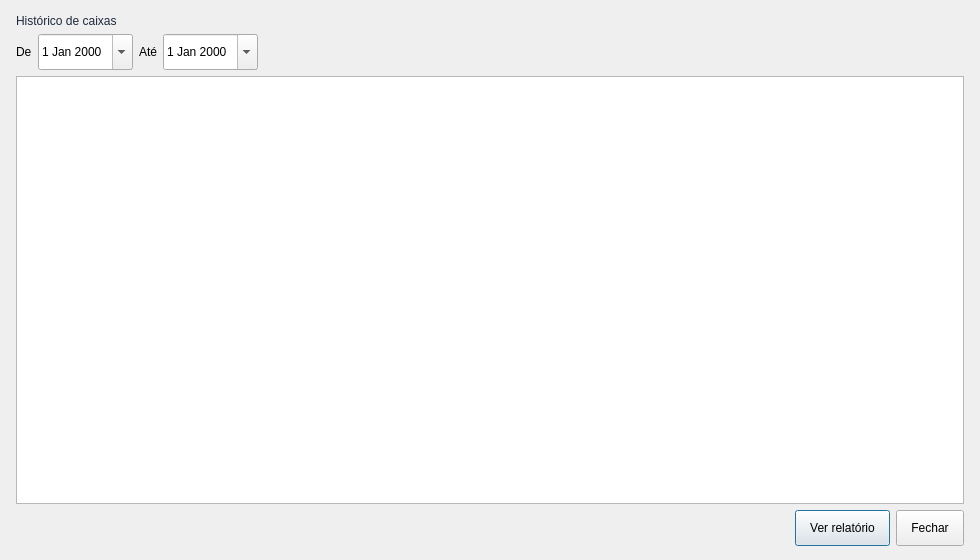
<?xml version="1.0" encoding="UTF-8"?>
<ui version="4.0">
 <class>HistoricoCaixas</class>
 <widget class="QDialog" name="HistoricoCaixas">
  <property name="geometry">
   <rect>
    <x>0</x>
    <y>0</y>
    <width>980</width>
    <height>560</height>
   </rect>
  </property>
  <property name="windowTitle">
   <string>Histórico de caixas</string>
  </property>
  <property name="styleSheet">
   <string notr="true">QLabel#Lbl_Titulo { font: 700 14pt &quot;Ubuntu&quot;; color: rgb(30, 41, 59); }
QDateEdit { min-height: 30px; }
QPushButton { min-height: 34px; padding: 0 14px; }
QTableView { alternate-background-color: #f1f5f9; }</string>
  </property>
  <layout class="QVBoxLayout" name="verticalLayout">
   <property name="leftMargin">
    <number>16</number>
   </property>
   <property name="topMargin">
    <number>14</number>
   </property>
   <property name="rightMargin">
    <number>16</number>
   </property>
   <property name="bottomMargin">
    <number>14</number>
   </property>
   <item>
    <widget class="QLabel" name="Lbl_Titulo">
     <property name="text">
      <string>Histórico de caixas</string>
     </property>
    </widget>
   </item>
   <item>
    <layout class="QHBoxLayout" name="hlFiltro">
     <item>
      <widget class="QLabel" name="label">
       <property name="text">
        <string>De</string>
       </property>
      </widget>
     </item>
     <item>
      <widget class="QDateEdit" name="DateEdt_De">
       <property name="calendarPopup">
        <bool>true</bool>
       </property>
      </widget>
     </item>
     <item>
      <widget class="QLabel" name="label_2">
       <property name="text">
        <string>Até</string>
       </property>
      </widget>
     </item>
     <item>
      <widget class="QDateEdit" name="DateEdt_Ate">
       <property name="calendarPopup">
        <bool>true</bool>
       </property>
      </widget>
     </item>
     <item>
      <spacer name="horizontalSpacer_2">
       <property name="orientation">
        <enum>Qt::Orientation::Horizontal</enum>
       </property>
       <property name="sizeHint" stdset="0">
        <size>
         <width>40</width>
         <height>20</height>
        </size>
       </property>
      </spacer>
     </item>
    </layout>
   </item>
   <item>
    <widget class="QTableView" name="Tview_Caixas">
     <property name="alternatingRowColors">
      <bool>true</bool>
     </property>
     <property name="selectionMode">
      <enum>QAbstractItemView::SelectionMode::SingleSelection</enum>
     </property>
     <property name="selectionBehavior">
      <enum>QAbstractItemView::SelectionBehavior::SelectRows</enum>
     </property>
     <attribute name="verticalHeaderVisible">
      <bool>false</bool>
     </attribute>
    </widget>
   </item>
   <item>
    <layout class="QHBoxLayout" name="hlBotoes">
     <item>
      <spacer name="horizontalSpacer">
       <property name="orientation">
        <enum>Qt::Orientation::Horizontal</enum>
       </property>
       <property name="sizeHint" stdset="0">
        <size>
         <width>40</width>
         <height>20</height>
        </size>
       </property>
      </spacer>
     </item>
     <item>
      <widget class="QPushButton" name="Btn_VerRelatorio">
       <property name="text">
        <string>Ver relatório</string>
       </property>
      </widget>
     </item>
     <item>
      <widget class="QPushButton" name="Btn_Fechar">
       <property name="text">
        <string>Fechar</string>
       </property>
      </widget>
     </item>
    </layout>
   </item>
  </layout>
 </widget>
 <resources/>
 <connections/>
</ui>
